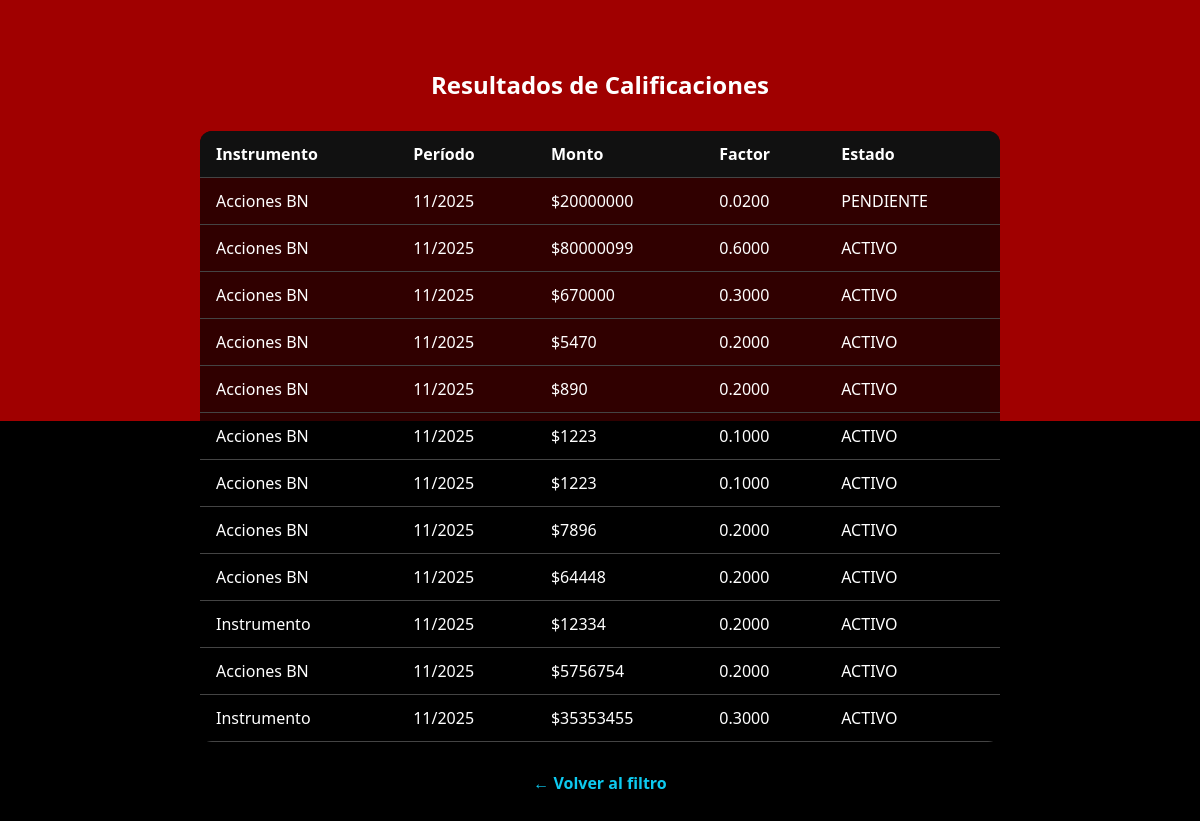
Screenshot of /filtrar-calificaciones/ (signed in) with the database file from the repository.
### Miapp/models.py (models this page shows, shortened)
class Calificacion(models.Model):
    ESTADOS = [('ACTIVO','ACTIVO'), ('ELIMINADO','ELIMINADO'), ('PENDIENTE','PENDIENTE')]
    calid = models.AutoField(primary_key=True)
    monto = models.DecimalField(max_digits=18, decimal_places=2)
    factor = models.DecimalField(max_digits=10, decimal_places=4)
    periodo = models.DateField()
    instrumento = models.ForeignKey(InstrumentoNI, on_delete=models.PROTECT)
    estado = models.CharField(max_length=10, choices=ESTADOS, default='ACTIVO')
    fecha_creacion = models.DateTimeField(auto_now_add=True)
    fecha_modificacion = models.DateTimeField(auto_now=True)
    usuario_id_usuario = models.ForeignKey(settings.AUTH_USER_MODEL, on_delete=models.PROTECT, related_name='calificaciones')
    factor_val_id_factor = models.ForeignKey(Factor_Val, on_delete=models.PROTECT)
    eliminado_por = models.ForeignKey(settings.AUTH_USER_MODEL, null=True, blank=True,
                                     related_name='calificaciones_eliminadas', on_delete=models.SET_NULL)
    fecha_eliminacion = models.DateTimeField(null=True, blank=True)
    class Meta:
        indexes = [
            models.Index(fields=['periodo']),
            models.Index(fields=['instrumento']),
            models.Index(fields=['estado']),
            models.Index(fields=['usuario_id_usuario']),
            models.Index(fields=['monto']),
        ]
        permissions = [
            ("puede_crear_calificacion", "Puede crear calificación"),
            ("puede_editar_calificacion", "Puede editar calificación"),
            ("puede_eliminar_calificacion", "Puede eliminar calificación"),
            ("puede_ver_todas_calificaciones", "Puede ver todas las calificaciones"),
            ("puede_carga_masiva", "Puede realizar carga masiva"),
        ]

class InstrumentoNI(models.Model):
    id_instru = models.AutoField(primary_key=True)
    nombre = models.CharField(max_length=255)
    regla_es = models.TextField(blank=True)
    estado = models.CharField(max_length=10, default='ACTIVO', choices=[('ACTIVO','ACTIVO'),('INACTIVO','INACTIVO')])

### MC/views.py (the view)
# urls.py: path('filtrar-calificaciones/', views.filtrar_calificaciones, name='filtrar_calificaciones'),
@login_required
def filtrar_calificaciones(request):
    from django.db.models import Q
    from datetime import datetime
    qs = Calificacion.objects.select_related('instrumento', 'factor_val_id_factor', 'usuario_id_usuario__perfil')
    try:
        perfil = request.user.perfil
        if perfil.rol_id.nombre_rol.lower() == 'cliente':
            qs = qs.filter(usuario_id_usuario=request.user)
    except Exception:
        pass
    rut = request.GET.get('rut')
    fecha = request.GET.get('fecha')
    monto_min = request.GET.get('monto_min')
    monto_max = request.GET.get('monto_max')
    instrumento = request.GET.get('instrumento')
    factor_val = request.GET.get('factor_val')
    if rut:
        qs = qs.filter(usuario_id_usuario__perfil__rut__icontains=rut)
    if fecha:
        try:
            fecha_parsed = datetime.strptime(fecha, '%Y-%m').date()
            qs = qs.filter(periodo=fecha_parsed)
        except ValueError:
            pass
    if monto_min:
        qs = qs.filter(monto__gte=float(monto_min))
    if monto_max:
        qs = qs.filter(monto__lte=float(monto_max))
    if instrumento:
        qs = qs.filter(instrumento__nombre__icontains=instrumento)
    if factor_val:
        qs = qs.filter(factor_val_id_factor__id_factor=factor_val)
    return render(request, 'filtrar_resultado.html', {'calificaciones': qs})

### Miapp/back.py (called while the page is built)
    def get_user(self, user_id):
        try:
            return User.objects.get(pk=user_id)
        except User.DoesNotExist:
            return None

### MC/templates/filtrar_resultado.html (shortened to what this page needs)
<!DOCTYPE html>
<html lang="es">
<head>
</head>
<body>
  <h2>Resultados de Calificaciones</h2>
  {% if calificaciones %}
    <table>
      <thead>
        <tr>
          <th>Instrumento</th>
          <th>Período</th>
          <th>Monto</th>
          <th>Factor</th>
          <th>Estado</th>
        </tr>
      </thead>
      <tbody>
        {% for c in calificaciones %}
        <tr>
          <td>{{ c.instrumento.nombre }}</td>
          <td>{{ c.periodo|date:"m/Y" }}</td>
          <td>${{ c.monto|floatformat:0 }}</td>
          <td>{{ c.factor }}</td>
          <td>{{ c.estado }}</td>
        </tr>
        {% endfor %}
      </tbody>
    </table>
  {% else %}
    <p class="no-result">No se encontraron calificaciones para el RUT ingresado.</p>
  {% endif %}
  <div style="text-align: center;">
    <a class="back-link" href="{% url 'inicioOperador' %}?seccion=filtrar">← Volver al filtro</a>
  </div>
</body>
</html>

### MC/templates/filtrar_resultado.html (style rules this page uses)
body { background: linear-gradient(to bottom, #a00000 50%, #000 50%); font-family: 'Segoe UI', Tahoma, Geneva, Verdana, sans-serif; color: #fff; padding: 40px; }
h2 { text-align: center; margin-bottom: 30px; }
table { width: 100%; max-width: 800px; margin: 0 auto; border-collapse: collapse; background: rgba(0, 0, 0, 0.7); border-radius: 12px; overflow: hidden; }
th, td { padding: 12px 16px; text-align: left; border-bottom: 1px solid #444; }
th { background-color: #111; }
.back-link { display: inline-block; margin-top: 30px; color: #0dcaf0; text-decoration: none; font-weight: bold; }

### rows the page displays
Calificacion: instrumento.nombre "Acciones BN", periodo "11/2025", monto "20000000", factor "0.0200", estado "PENDIENTE"
Calificacion: instrumento.nombre "Acciones BN", periodo "11/2025", monto "80000099", factor "0.6000", estado "ACTIVO"
Calificacion: instrumento.nombre "Acciones BN", periodo "11/2025", monto "670000", factor "0.3000", estado "ACTIVO"
Calificacion: instrumento.nombre "Acciones BN", periodo "11/2025", monto "5470", factor "0.2000", estado "ACTIVO"
Calificacion: instrumento.nombre "Acciones BN", periodo "11/2025", monto "890", factor "0.2000", estado "ACTIVO"
Calificacion: instrumento.nombre "Acciones BN", periodo "11/2025", monto "1223", factor "0.1000", estado "ACTIVO"
Calificacion: instrumento.nombre "Acciones BN", periodo "11/2025", monto "1223", factor "0.1000", estado "ACTIVO"
Calificacion: instrumento.nombre "Acciones BN", periodo "11/2025", monto "7896", factor "0.2000", estado "ACTIVO"
Calificacion: instrumento.nombre "Acciones BN", periodo "11/2025", monto "64448", factor "0.2000", estado "ACTIVO"
Calificacion: instrumento.nombre "Instrumento", periodo "11/2025", monto "12334", factor "0.2000", estado "ACTIVO"
Calificacion: instrumento.nombre "Acciones BN", periodo "11/2025", monto "5756754", factor "0.2000", estado "ACTIVO"
Calificacion: instrumento.nombre "Instrumento", periodo "11/2025", monto "35353455", factor "0.3000", estado "ACTIVO"
